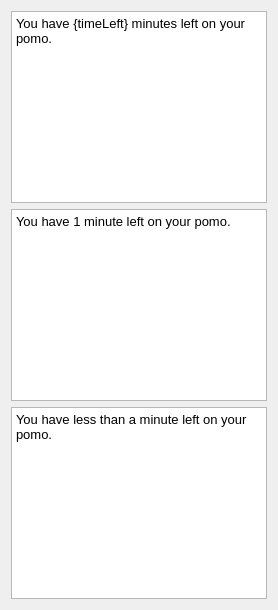
          <widget class="QWidget" name="tab_2">
           <attribute name="title">
            <string>!timer</string>
           </attribute>
           <layout class="QVBoxLayout" name="verticalLayout_13">
            <item>
             <widget class="QPlainTextEdit" name="timeLeftGTOne">
              <property name="font">
               <font>
                <pointsize>10</pointsize>
               </font>
              </property>
              <property name="plainText">
               <string>You have {timeLeft} minutes left on your pomo.</string>
              </property>
             </widget>
            </item>
            <item>
             <widget class="QPlainTextEdit" name="timeLeftOne">
              <property name="font">
               <font>
                <pointsize>10</pointsize>
               </font>
              </property>
              <property name="plainText">
               <string>You have 1 minute left on your pomo.</string>
              </property>
             </widget>
            </item>
            <item>
             <widget class="QPlainTextEdit" name="timeLeftLTOne">
              <property name="font">
               <font>
                <pointsize>10</pointsize>
               </font>
              </property>
              <property name="plainText">
               <string>You have less than a minute left on your pomo.</string>
              </property>
             </widget>
            </item>
           </layout>
          </widget>
